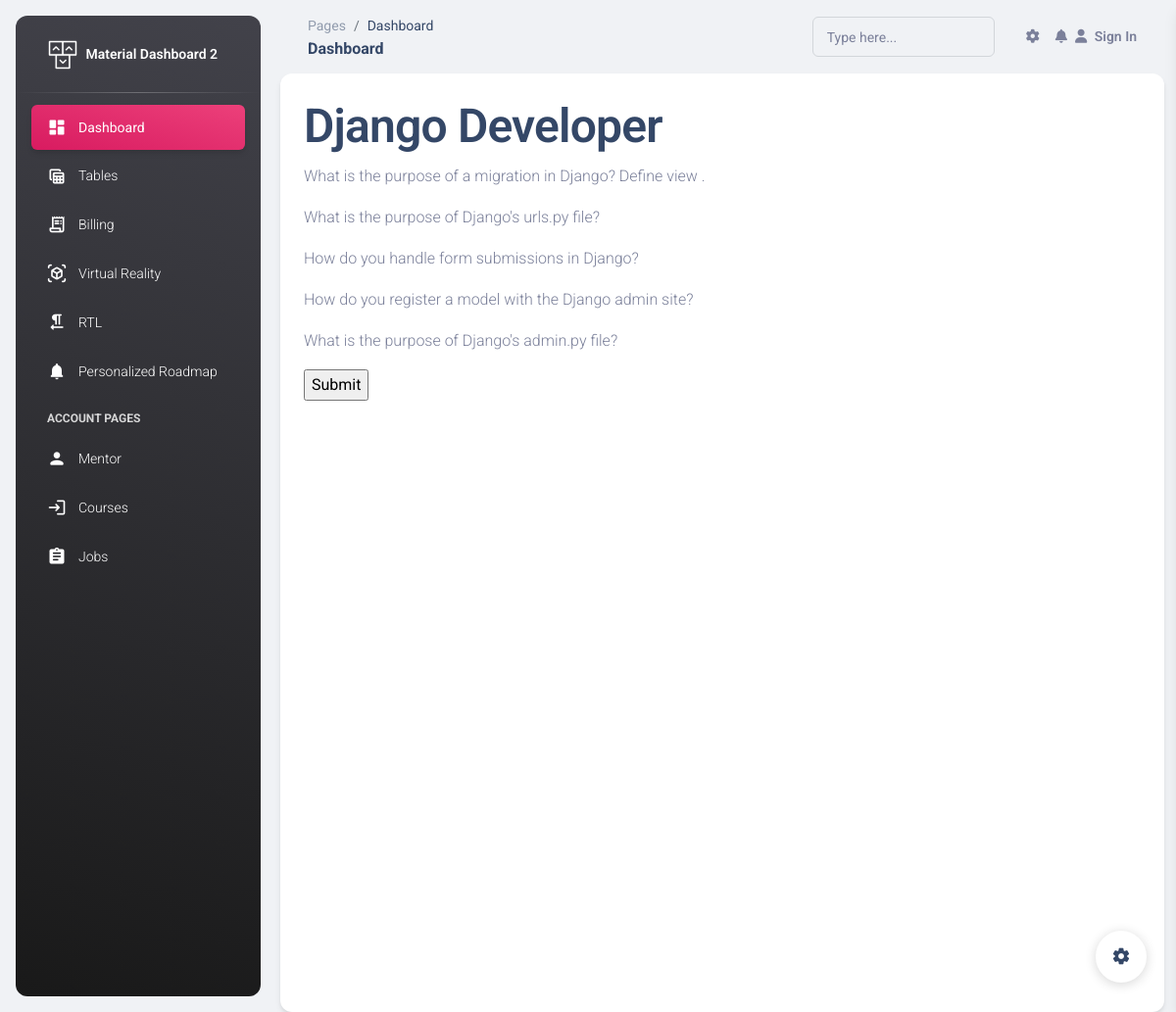
The app's page /quiz/1/ with its own data.
### studentprofile/models.py (models this page shows, shortened)
class Quiz(models.Model):
    title = models.CharField(max_length=100)
    description = models.TextField()

class Question(models.Model):
    quiz = models.ForeignKey(Quiz, on_delete=models.CASCADE,null=True, blank=True)
    text = models.CharField(max_length=255,null=True, blank=True)
    topic = models.CharField(max_length=100, null=True, blank=True)  # Add a topic field

### studentprofile/views.py (the view)
# urls.py: path('quiz/<int:quiz_id>/', quiz_view, name='quiz-view'),
def quiz_view(request, quiz_id):
    quiz = get_object_or_404(Quiz, id=quiz_id)
    questions = Question.objects.filter(quiz=quiz).prefetch_related('choice_set')
    student_profile = get_object_or_404(StudentProfile)
    if request.method == 'POST':
        correct_answers = 0
        topic_performance = defaultdict(lambda: {'correct': 0, 'incorrect': 0})
        for question in questions:
            selected_choice_id = request.POST.get(str(question.id))
            if selected_choice_id:
                selected_choice = Choice.objects.get(id=selected_choice_id)
                UserAnswer.objects.create(
                    student_profile=student_profile,
                    question=question,
                    selected_choice=selected_choice
                )
                if selected_choice.is_correct:
                    correct_answers += 1
                    topic_performance[question.topic]['correct'] += 1
                else:
                    topic_performance[question.topic]['incorrect'] += 1
        total_questions = questions.count()
        score = calculate_score(correct_answers, total_questions)
        proficiency_level = 'Beginner'
        if score >= 80:
            proficiency_level = 'Advanced'
        elif score >= 50:
            proficiency_level = 'Intermediate'
        strengths, improvements = [], []
        for topic, performance in topic_performance.items():
            if performance['correct'] >= performance['incorrect']:
                strengths.append(topic)
            else:
                improvements.append(topic)
        context = {
            'quiz': quiz,
            'questions': questions,
            'score': score,
            'proficiency_level': proficiency_level,
            'show_results': True  # Flag to indicate that results should be shown
        }
        return redirect('quiz_results', quiz_id=quiz.id)
    else:
        context = {
            'quiz': quiz,
            'questions': questions,
            'show_results': True
        }
        return render(request, 'student/skill_assessment.html', context)

### templates/student/skill_assessment.html (shortened to what this page needs)
{% extends 'base.html' %}
{% block content %}
<div class="container">
      <div class="col-md-12">
        <div class="card">
          <div class="card-body">
        <div class="row">
            <div class="col-md-6">
                <div>
                    <h1>{{ quiz.title }}</h1>
                    <form method="POST">
                        {% for question in questions %}
                            <div>
                                <p>{{ question.text }}</p>
                            </div>
                        {% endfor %}
                        <input type="submit" value="Submit">
                    </form>
                </div>
            </div>
<iframe id="compilerFrame"
    frameBorder="0"
    height="600px"
    src="https://onecompiler.com/embed/"
    width="100%">
</iframe>
{% endblock %}

### templates/base.html (shortened to what this page needs)
{% load static %}
<!DOCTYPE html>
<html lang="en">
<head>
  <link href="{% static 'assets/css/nucleo-icons.css' %}" rel="stylesheet" />
  <link href="{% static 'assets/css/nucleo-svg.css' %}" rel="stylesheet" />
  <link id="pagestyle" href="{% static 'assets/css/material-dashboard.css' %}?v=3.1.0" rel="stylesheet" />
</head>
<body class="g-sidenav-show  bg-gray-200">
  <aside class="sidenav navbar navbar-vertical navbar-expand-xs border-0 border-radius-xl my-3 fixed-start ms-3   bg-gradient-dark" id="sidenav-main">
    <div class="sidenav-header">
      <a class="navbar-brand m-0" href=" https://demos.creative-tim.com/material-dashboard/pages/dashboard " target="_blank">
        <img src="{% static 'assets/img/logo-ct.png' %}" class="navbar-brand-img h-100" alt="main_logo">
        <span class="ms-1 font-weight-bold text-white">Material Dashboard 2</span>
      </a>
    </div>
    <hr class="horizontal light mt-0 mb-2">
    <div class="collapse navbar-collapse  w-auto " id="sidenav-collapse-main">
      <ul class="navbar-nav">
        <li class="nav-item">
          <a class="nav-link text-white active bg-gradient-primary" href="../pages/dashboard.html">
            <div class="text-white text-center me-2 d-flex align-items-center justify-content-center">
              <i class="material-icons opacity-10">dashboard</i>
            </div>
            <span class="nav-link-text ms-1">Dashboard</span>
          </a>
        </li>
        <li class="nav-item">
          <a class="nav-link text-white " href="../pages/tables.html">
            <div class="text-white text-center me-2 d-flex align-items-center justify-content-center">
              <i class="material-icons opacity-10">table_view</i>
            </div>
            <span class="nav-link-text ms-1">Tables</span>
          </a>
        </li>
        <li class="nav-item">
          <a class="nav-link text-white " href="../pages/billing.html">
            <div class="text-white text-center me-2 d-flex align-items-center justify-content-center">
              <i class="material-icons opacity-10">receipt_long</i>
            </div>
            <span class="nav-link-text ms-1">Billing</span>
          </a>
        </li>
        <li class="nav-item">
          <a class="nav-link text-white " href="../pages/virtual-reality.html">
            <div class="text-white text-center me-2 d-flex align-items-center justify-content-center">
              <i class="material-icons opacity-10">view_in_ar</i>
            </div>
            <span class="nav-link-text ms-1">Virtual Reality</span>
          </a>
        </li>
        <li class="nav-item">
          <a class="nav-link text-white " href="/overall">
            <div class="text-white text-center me-2 d-flex align-items-center justify-content-center">
              <i class="material-icons opacity-10">format_textdirection_r_to_l</i>
            </div>
            <span class="nav-link-text ms-1">RTL</span>
          </a>
        </li>
        <li class="nav-item">
          <a class="nav-link text-white " href="/personal">
            <div class="text-white text-center me-2 d-flex align-items-center justify-content-center">
              <i class="material-icons opacity-10">notifications</i>
            </div>
            <span class="nav-link-text ms-1">Personalized Roadmap</span>
          </a>
        </li>
        <li class="nav-item mt-3">
          <h6 class="ps-4 ms-2 text-uppercase text-xs text-white font-weight-bolder opacity-8">Account pages</h6>
        </li>
        <li class="nav-item">
          <a class="nav-link text-white " href="/mentor">
            <div class="text-white text-center me-2 d-flex align-items-center justify-content-center">
              <i class="material-icons opacity-10">person</i>
            </div>
            <span class="nav-link-text ms-1">Mentor</span>
          </a>
        </li>
        <li class="nav-item">
          <a class="nav-link text-white " href="/display_courses">
            <div class="text-white text-center me-2 d-flex align-items-center justify-content-center">
              <i class="material-icons opacity-10">login</i>
            </div>
            <span class="nav-link-text ms-1">Courses</span>
          </a>
        </li>
        <li class="nav-item">
          <a class="nav-link text-white " href="/jobs">
            <div class="text-white text-center me-2 d-flex align-items-center justify-content-center">
              <i class="material-icons opacity-10">assignment</i>
            </div>
            <span class="nav-link-text ms-1">Jobs</span>
          </a>
        </li>
      </ul>
    </div>
  </aside>
  <main class="main-content position-relative max-height-vh-100 h-100 border-radius-lg ">
    <nav class="navbar navbar-main navbar-expand-lg px-0 mx-4 shadow-none border-radius-xl" id="navbarBlur" data-scroll="true">
      <div class="container-fluid py-1 px-3">
        <nav aria-label="breadcrumb">
          <ol class="breadcrumb bg-transparent mb-0 pb-0 pt-1 px-0 me-sm-6 me-5">
            <li class="breadcrumb-item text-sm"><a class="opacity-5 text-dark" href="javascript:;">Pages</a></li>
            <li class="breadcrumb-item text-sm text-dark active" aria-current="page">Dashboard</li>
          </ol>
          <h6 class="font-weight-bolder mb-0">Dashboard</h6>
        </nav>
        <div class="collapse navbar-collapse mt-sm-0 mt-2 me-md-0 me-sm-4" id="navbar">
          <div class="ms-md-auto pe-md-3 d-flex align-items-center">
            <div class="input-group input-group-outline">
              <label class="form-label">Type here...</label>
              <input type="text" class="form-control">
            </div>
          </div>
          <ul class="navbar-nav  justify-content-end">
            <li class="nav-item px-3 d-flex align-items-center">
              <a href="javascript:;" class="nav-link text-body p-0">
                <i class="fa fa-cog fixed-plugin-button-nav cursor-pointer"></i>
              </a>
            </li>
            <li class="nav-item dropdown pe-2 d-flex align-items-center">
              <a href="javascript:;" class="nav-link text-body p-0" id="dropdownMenuButton" data-bs-toggle="dropdown" aria-expanded="false">
                <i class="fa fa-bell cursor-pointer"></i>
              </a>
            </li>
            <li class="nav-item d-flex align-items-center">
              <a href="../pages/sign-in.html" class="nav-link text-body font-weight-bold px-0">
                <i class="fa fa-user me-sm-1"></i>
                <span class="d-sm-inline d-none">Sign In</span>
              </a>
            </li>
          </ul>
        </div>
      </div>
    </nav>
    {% block content %}
    {% endblock %}
    </div>
  </main>
  <div class="fixed-plugin">
    <a class="fixed-plugin-button text-dark position-fixed px-3 py-2">
      <i class="material-icons py-2">settings</i>
    </a>
  </div>
</body>
</html>

### records on screen
Quiz: title "Django Developer"
Question: text "What is the purpose of a migration in Django? Define view ."
Question: text "What is the purpose of Django's urls.py file?"
Question: text "How do you handle form submissions in Django?"
Question: text "How do you register a model with the Django admin site?"
Question: text "What is the purpose of Django's admin.py file?"
